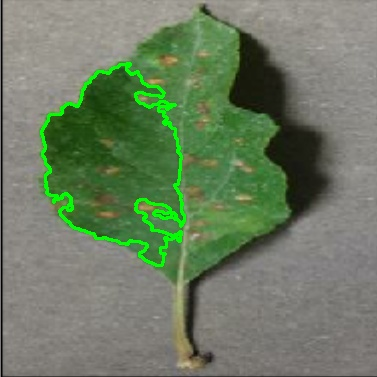
#> input picture contour_output.jpg, 377 x 377 px
$ python contour.py contour_output.jpg out.png
#> lines starting #> are read from the running program, lines starting #| are printed output that depends on the picture; after the words box and inside, x2 and y2 are one past the last pixel; in counts of white or black regions, pixels touching at a corner belong together
import cv2
import numpy as np
import sys
import os

def find_leaf_contours(image_path, output_path='contour_output.jpg'):
    # Step 1: Read the image
#> called with image_path = 'contour_output.jpg', output_path = 'out.png'
    image = cv2.imread(image_path)
#> image is the input picture: shape (377, 377, 3); mean B, G, R 98.4, 124.8, 108.5
    if image is None:
        raise ValueError("Unable to load image. Check image path: " + image_path)

    # Step 2: Convert to grayscale
    gray = cv2.cvtColor(image, cv2.COLOR_BGR2GRAY)
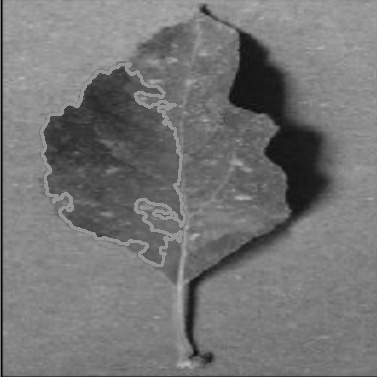
#> gray: shape (377, 377); min 0, max 186, mean 116.9

    # Step 3: Gaussian blur (removes noise)
    blurred = cv2.GaussianBlur(gray, (5, 5), 0)

    # Step 4: Threshold for binary mask
    _, thresh = cv2.threshold(blurred, 0, 255, cv2.THRESH_BINARY_INV + cv2.THRESH_OTSU)
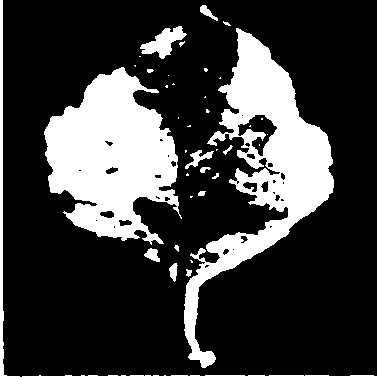
#> thresh: shape (377, 377); 23.5% white; 38 white regions (22 under 20 px)

    # Step 5: Find contours
    contours, _ = cv2.findContours(thresh, cv2.RETR_EXTERNAL, cv2.CHAIN_APPROX_SIMPLE)
#> contours = 34 contours, 21 with area under 20; largest, box (x1, y1, x2, y2) and area: (184, 28, 334, 368) 15406, (44, 67, 182, 245) 14858, (0, 0, 20, 377) 792, (140, 26, 187, 59) 630, (22, 375, 377, 377) 233

    # Step 6: Select one contour (e.g., the largest by area)
    if len(contours) == 0:
        print("No contours found.")
        return output_path, contours
    largest_contour = max(contours, key=cv2.contourArea)
#> largest_contour = contour of 671 points, box (x1, y1, x2, y2) (184, 28, 334, 368), area 15406

    # Draw ONLY the selected contour in green
    contoured_image = image.copy()
    cv2.drawContours(contoured_image, [largest_contour], -1, (0, 255, 0), 2)
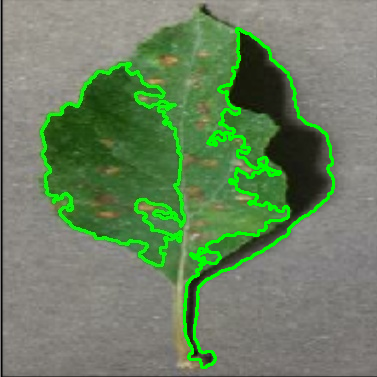
#> contoured_image: shape (377, 377, 3); 3.25% of pixels changed, all inside (x1, y1, x2, y2) = (183, 27, 335, 369)

    # Step 7: Save the resulting image
    cv2.imwrite(output_path, contoured_image)

    print(f"Single contour drawn and saved to {output_path}")
    return output_path, [largest_contour]  # Return only the selected contour

if __name__ == "__main__":
    # Usage: python contour.py input_image.jpg optional_output_image.jpg
    if len(sys.argv) < 2:
        print("Usage: python contour.py <input_image> [output_image]")
        sys.exit(1)
    input_image = sys.argv[1]
    output_image = sys.argv[2] if len(sys.argv) > 2 else 'contour_output.jpg'
    find_leaf_contours(input_image, output_image)
